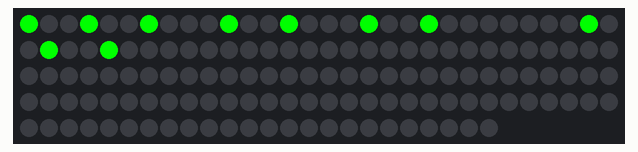
A program run on a simulated CircuitPython board. Parts: 144 RGB LEDs in strip order, left to right, continuing on the next row. At 1.9 s the program ends and the board releases its pins; the recording ends there.

Above: at 0.8 s.

The program:

Splash.py
```python
import board
import neopixel

pixel_pin = board.D18
num_pixels = 144
order = neopixel.GRB
brightness = 1

pixels = neopixel.NeoPixel(pixel_pin, num_pixels, brightness=brightness, auto_write=True, pixel_order=order)

stripes = [ 0, 3, 13, 17, 31, 6, 10, 20, 28, 34, 46, 48, 23, 25, 37, 43, 51, 61, 65, 79, 40, 54, 58, 68, 76, 82, 94, 96, 71, 73, 85, 91, 99, 109, 113, 127, 88, 102, 106, 116, 124, 130, 142, 119, 121, 133, 139, 136 ]

colours = [ [ 255, 0, 0 ], [ 0, 255, 0 ], [ 0, 0, 255] ]

for col in colours:
    for x in stripes:
        pixels[x] = col
    for x in stripes:
        pixels[x] = [ 0, 0, 0 ]

quit()
```
